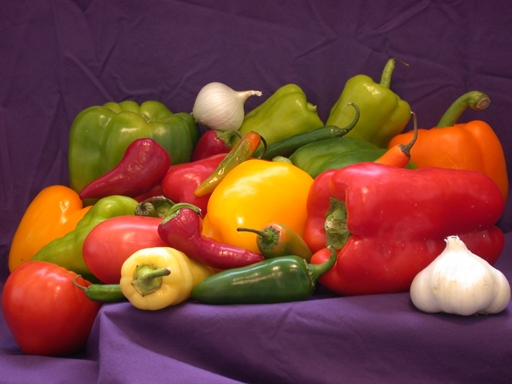
%> input picture DIP/LAB/Lab-02/peppers.jpg, 512 x 384 px, given in place of peppers.png, which was not available
$ octave postlabtask.m   (GNU Octave 9; MATLAB toolbox functions it lacks are replaced by stand-ins)
%> lines starting %> are read from the running program, lines starting %| are printed output that depends on the picture; pictures that were not available may be replaced by others from this repository, and a replacement may not be noted
clc; clear all; close all;
rgb_img = imread('peppers.png');
%> rgb_img is the input picture: size 384x512x3 uint8; mean R, G, B 120.7, 66.4, 57.7
rgb_img = im2double(rgb_img);
%> rgb_img: size 384x512x3 double
gray_img = rgb2gray(rgb_img);
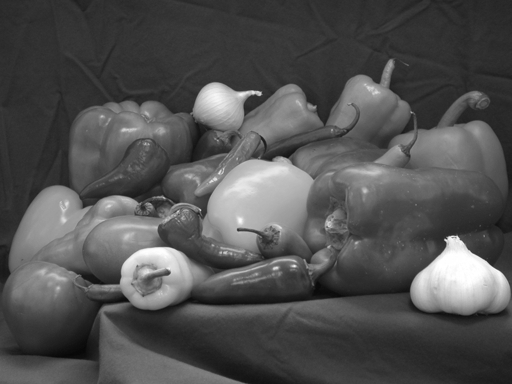
%> gray_img: size 384x512 double; min 0.0302, max 1, mean 0.32
trans_img = imadjust(gray_img, [0.3 0.7], []);
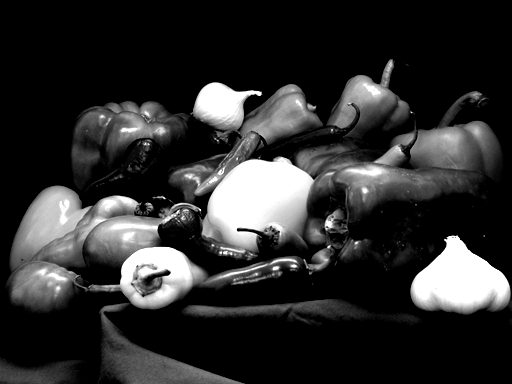
%> trans_img: size 384x512 double; min 0, max 1, mean 0.184
match_img = histeq(gray_img, imhist(trans_img));
%this line match origional image with contrast adjusted image and make
%histogram
figure;
subplot(1, 3, 1);
imshow(gray_img);
title('Input Image');
subplot(1, 3, 2);
imshow(trans_img);
title('Transformed Image');
subplot(1, 3, 3);
imshow(match_img);
title('Matched Image');
figure;
subplot(1, 3, 1);
imhist(gray_img);
title('Hist(Input)');
subplot(1, 3, 2);
imhist(trans_img);
title('Hist(Transformed)');
subplot(1, 3, 3);
imhist(match_img);
title('Hist(Matched)');
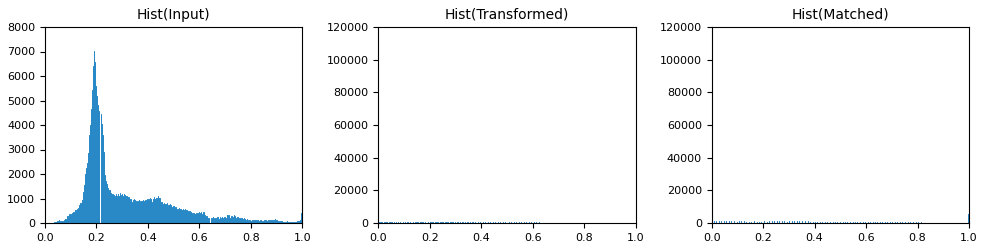
%> figure redrawn from the program's plot data, 3 panels; panel 1: highest point at x = 0.192, y = 7019; panel 2: highest point at x = 0, y = 118235; panel 3: highest point at x = 0, y = 118170
